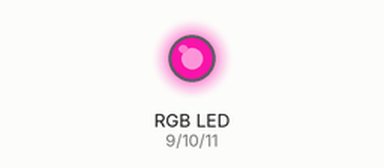
The sketch below on a simulated Arduino Uno, built with avr-gcc and run on an emulated ATmega328P. Parts: an RGB LED mixed from three pins (HIGH = lit). Dim RGB values are drawn brighter than linear; random numbers use the default seed unless the sketch sets one.

Above: at 0.1 s.
At 4.1 s:
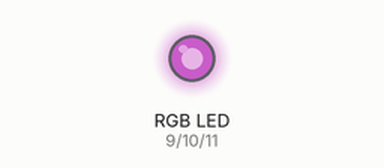
At 9.1 s:
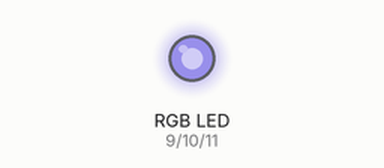
At 19.1 s:
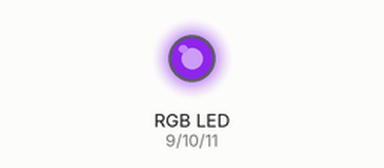
At 28.1 s:
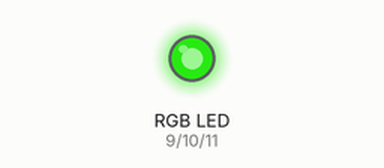
At 38.1 s:
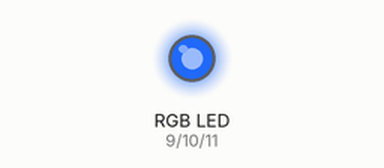
Timing chart, 0 to 40.0 s (numbered marks = the images above):
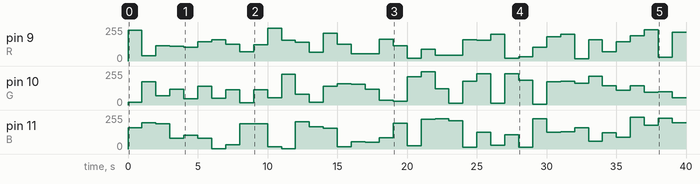

Measured:
- by itself, pin 10 (G): 0/255 → 19/255 at 0.00 s, → 175/255 1.0 s later, → 68/255 1.0 s later, → 120/255 1.0 s later, … (40 changes in this stretch)
- by itself, pin 11 (B): 0/255 → 158/255 at 0.00 s, → 197/255 1.0 s later, → 188/255 1.0 s later, → 80/255 1.0 s later, … (40 changes in this stretch)

The sketch:

RGB_Kullanimi.ino
```cpp
int R=9;
int G=10;
int B=11;

void setup() {
pinMode(R,OUTPUT);
pinMode(G,OUTPUT);
pinMode(B,OUTPUT);
}

void loop() {
int rDeger=random(0,255);
int gDeger=random(0,255);
int bDeger=random(0,255);
analogWrite(R,rDeger);
analogWrite(G,gDeger);
analogWrite(B,bDeger);
delay(1000);
}
```
